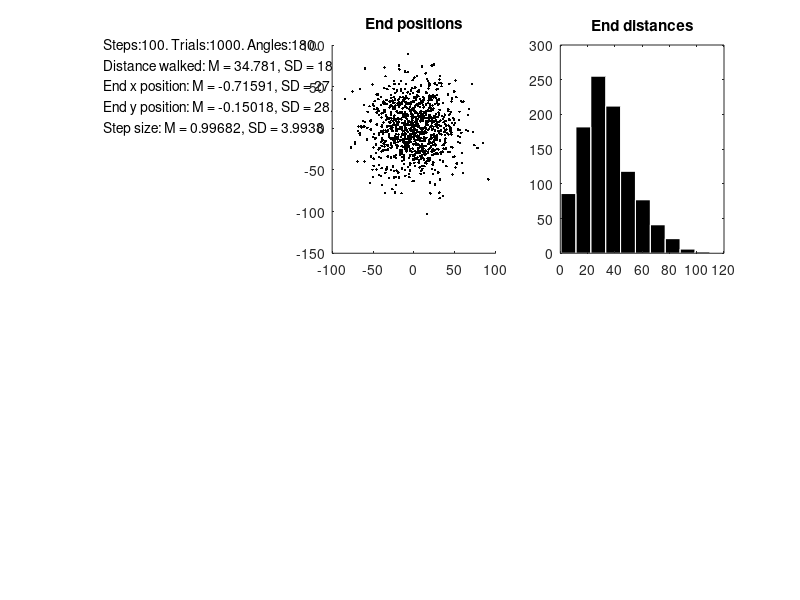

Write the MATLAB code that produced this figure.
% Random Walk Simulator

%% Configuration

% The range that the direction of the motion can change with each update
% Currently assumes 2D Cartesian (Euclidean?) space, ie, 360 degrees of
% variation 
rangeAngleVaries = 180;

% Starting location
xStartLocation = 0;
yStartLocation = 0;

% Displacement (distance travelled?) on each updated
stepSizeMean = 1;
stepSizeSD = 4;
% stepSizeDistribution = Gaussian

% Number of steps per iTrial
nSteps = 100;

% Number of trials
nTrials = 1000;


%% Random walk function

% Define vectors to hold terminal xPosition and yPosition for each iTrial
xEndPosition = 1:nTrials;
yEndPosition = 1:nTrials;
stepSizes = 1:(nTrials * nSteps);

for iTrial = 1:nTrials
    xPosition = xStartLocation;
    yPosition = yStartLocation;
    for jStep = 1:nSteps
        r = randi(rangeAngleVaries);
        theta = ((r - 1)/rangeAngleVaries) * 2 * pi; % compute direction
        stepSize = normrnd(stepSizeMean,stepSizeSD); % compute step size
        stepSizes(((iTrial - 1) * nSteps) + jStep) = stepSize; % insert
            % stepSize in vector of all stepSizes
        xPosition = xPosition + (stepSize * cos(theta)); % compute x displacement
        yPosition = yPosition + (stepSize * sin(theta)); % compute y displacement 
    end 
    xEndPosition(iTrial) = xPosition; % insert iTrial end xPosition to vector of all end positions
    yEndPosition(iTrial) = yPosition; % insert iTrial end yPosition to vector of all end positions
end

%% Summary stats and scatter plot

distances = sqrt(xEndPosition.^2 + yEndPosition.^2);
meanDistance = mean(distances);

FigHandle = figure('color', 'w', 'Position', [100, 100, 1200, 800]); % set figure res to 1200x800

    % Display config summary stats
    subplot(2,3,1); % first subplot
    str(1) = {['Steps:', num2str(nSteps),'. Trials:', num2str(nTrials),...
        '. Angles:' num2str(rangeAngleVaries), '.']};
    str(2) = {['Distance walked: M = ', num2str(meanDistance),...
        ', SD = ', num2str(std(distances))]};
    str(3) = {['End x position: M = ', num2str(mean(xEndPosition)),...
        ', SD = ', num2str(std(xEndPosition))]};
    str(4) = {['End y position: M = ', num2str(mean(yEndPosition)),...
        ', SD = ', num2str(std(yEndPosition))]};    
    str(5) = {['Step size: M = ', num2str(mean(stepSizes)),', SD = ', num2str(std(stepSizes))]};
    text(0,.8,str);axis off
    
    % Scatterplot of end positions   
    subplot(2,3,2); % second subplot
    s = (meanDistance/nTrials) * 1000; % marker size
    c = [0 0 0]; % marker color
    scatter(xEndPosition, yEndPosition, s, c, '.');
    title('End positions');

    % Histogram of end distances   
    subplot(2,3,3); % third subplot
    hist(distances);
    h = findobj(gca,'Type','patch');
    set(h,'FaceColor',[0 0 0],'EdgeColor','w')
    title('End distances');
